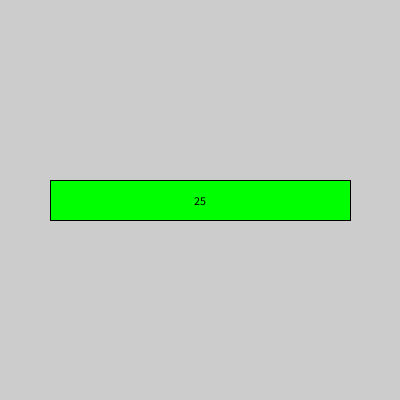
Frame 1 (no input)
Frame 60 (the mouse pressed at the canvas centre just before this capture): identical to frame 1, image omitted
Frame 120 (the mouse held since frame 60 and released just before this capture): identical to frame 1, image omitted

The Processing sketch that drew this single still picture (run headless with seeded random() and noise(); from frame 60 on, the mouse is pressed at the canvas centre):

// Processing sketch: Oefenopgave3_8
// ── Oefenopgave3_8.pde
/*
Oefenopgave 3.8 where I used modified code from 3.7 
 1. Move mouse after every click, if not done, deduction of 1 point
 2. When clicked on double even twice (but not same point) == 2 points
 3. When clicked thrice (but not same point) == 3 points
 4. When clicked 4 times == 5 points
 5. When clicked >= 5 times == 10 points
 
 */

int wdth = 300;
int hght = 40;
int colour = #00FF00;
int points = 25;
int count = 1;
boolean moveBool;



void setup() {
  size(400, 400);
}

void draw() {
  CounterConsole();
  println(mouseX, mouseY); //for testing
}

void mouseMoved() {
  moveBool = true;
}

void mouseClicked() {
  pointsCounter();
  moveBool = false;
}

boolean doubleEven() {
  return (mouseX % 2 == 0 && mouseY % 2 ==0);
}


void CounterConsole() {
  fill(colour);
  rect(width/2 - wdth/2, height/2 - hght/2, wdth, hght);
  fill(0);
  textAlign(CENTER, CENTER);
  text(points, width/2, height/2);
}

void pointsCounter() {

  if (points >= 1) {
    if (doubleEven() && moveBool) {
      switch (count) {
      case 1:
        points += 1;
        count += 1;
        break;
      case 2:
        points += 2;
        count += 1;
        break;
      case 3:
        points += 3;
        count += 1;
        break;
      case 4:
        points += 5;
        count += 1;
        break;
      case 5:
        points += 10;
        break;
      }
    } 
    else {
      points -= 1;
      count = 1;
    }
  }
  if (points == 0) {
    points = 25;
  }
  println(doubleEven(), points, count, mouseX, mouseY); //for testing
}
